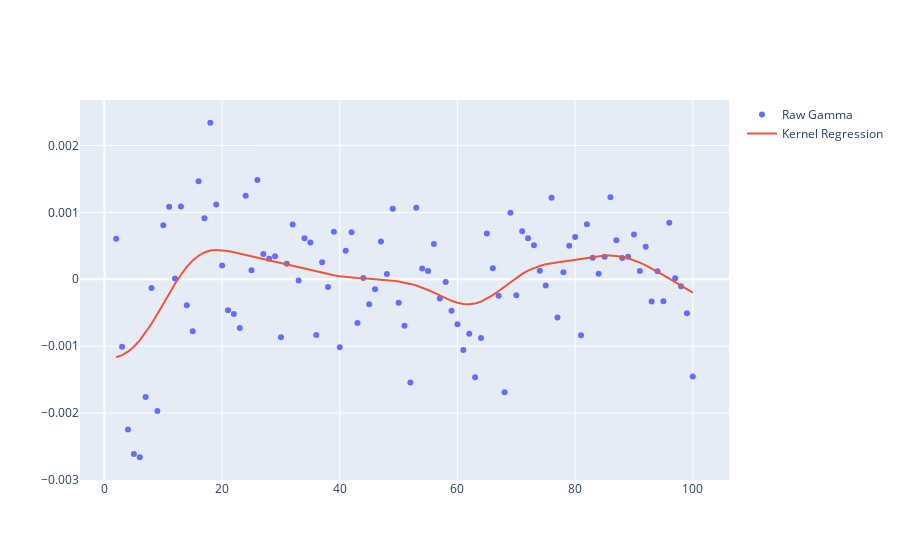

Write notebook code for a chart like this one.
### Code cell
fig_gamma = go.Figure()
fig_gamma.add_trace(go.Scatter(x=gamma.index, y=gamma.values, mode='markers', name='Raw Gamma'))
fig_gamma.add_trace(go.Scatter(x=gamma.index, y=gamma_kernel, mode='lines', name='Kernel Regression'))
# fig_gamma.add_trace(go.Scatter(x=gamma.index, y=y_exp, mode='lines', name='Exponential Fit'))
fig_gamma.show()
